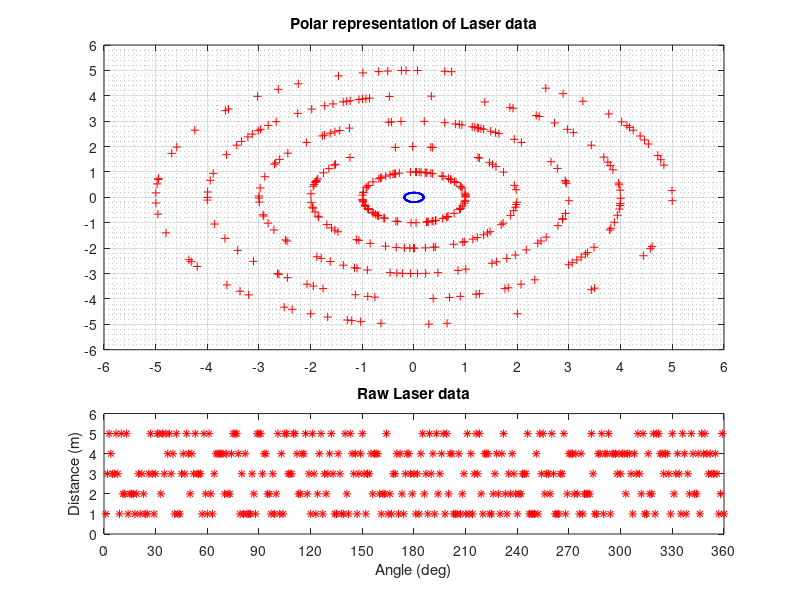

MATLAB code for this plot:
%% Create laser plots
laserFig = figure(2);
clf;

%figure config
set(laserFig,'Resize','off',...
             'ToolBar','none',...
             'Menu','none',...
             'NumberTitle','off',...
             'Name','Laser Data',...
             'OuterPosition',[0,50,680,1020]);
         
% sub plots into a 3 tall 2 wide tiling of plots
laserFigPol= subplot(3,2,1:4);
laserFigCart = subplot(3,2,5:6);

%rho and r. r is a placeholder for the laser data.
r = randi(5,1,360);
rho = 1:360;

% polar plot config and plot call
plot(laserFigPol,r.*cos(rho),r.*sin(rho),'+r',0.2.*cos(rho),0.2.*sin(rho),'b');
title(laserFigPol,'Polar representation of Laser data');
axis(laserFigPol,[-6 6 -6 6]);
set(laserFigPol,'Box','on',...
                'XGrid','on',...
                'YGrid','on',...
                'MinorGridLineStyle','-',...
                'XminorGrid','on',...
                'YminorGrid','on',...
                'MinorGridLineStyle',':',...
                'XTick',[-6 -5 -4 -3 -2 -1 0 1 2 3 4 5 6],...
                'YTick',[-6 -5 -4 -3 -2 -1 0 1 2 3 4 5 6],...
                'Tag','laserFigPol');

% cartesian config and plot call
plot(laserFigCart,rho,r,'*r');
title(laserFigCart,'Raw Laser data');
axis(laserFigCart,[0 360 0 6]);
xlabel(laserFigCart,'Angle (deg)');
ylabel(laserFigCart,'Distance (m)');
set(laserFigCart,'Box','on',...
                 'XTick',[0 30 60 90 120 150 180 210 240 270 300 330 360],...
                 'Tag','laserFigCart');
